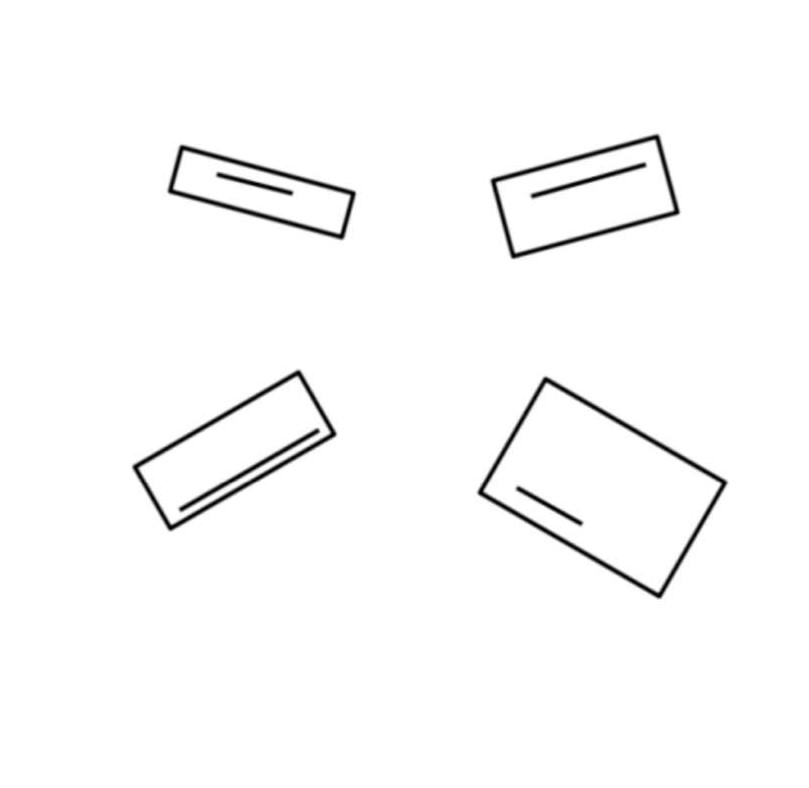
#> input picture img1.jpg, 809 x 788 px
$ python rectangle_alignment.py
#> lines starting #> are read from the running program, lines starting #| are printed output that depends on the picture
#!/usr/bin/env python
# coding: utf-8

# In[1]:


import numpy as np
import cv2 as cv
from scipy import ndimage


# In[2]:


#to read/load image
img1=cv.imread('img1.jpg')
#> img1 is the input picture: shape (788, 809, 3); min 0, max 255, mean 250.4


# In[3]:


#to see image
cv.imshow('orginal_image',img1)
cv.waitKey(0)
cv.destroyAllWindows()


# In[4]:


#shape of the image
print(img1.shape)
#| (788, 809, 3)


# In[5]:


#splitting image into 4 by using pixel values
rectangle1=img1[128:251,149:386] #pixel rows and columns
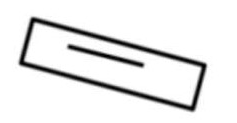
#> rectangle1: shape (123, 237, 3); min 0, max 255, mean 234.2
rectangle2=img1[115:289,466:707]
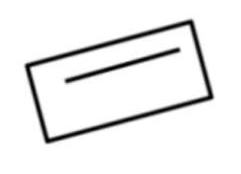
#> rectangle2: shape (174, 241, 3); min 0, max 255, mean 238.3
rectangle3=img1[360:563,102:350]
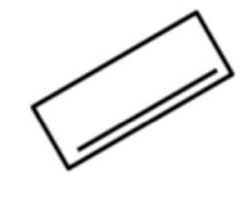
#> rectangle3: shape (203, 248, 3); min 0, max 255, mean 239.4
rectangle4=img1[351:604,461:740]
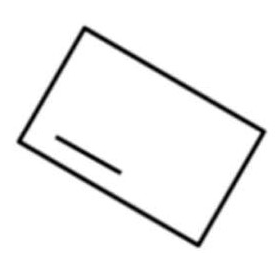
#> rectangle4: shape (253, 279, 3); min 0, max 255, mean 242.7


# In[6]:


#manually rotating image by degress
rot1=ndimage.rotate(rectangle1,17)
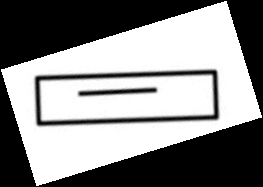
#> rot1: shape (187, 263, 3); min 0, max 255, mean 137
rot2=ndimage.rotate(rectangle2,345)
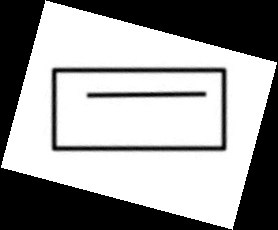
#> rot2: shape (230, 278, 3); min 0, max 255, mean 154.6
rot3=ndimage.rotate(rectangle3,-30)
rot4=ndimage.rotate(rectangle4,30)
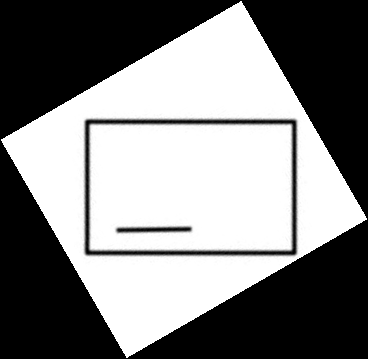
#> rot4: shape (359, 368, 3); min 0, max 255, mean 128.7

#rotated image dialog box
cv.imshow('rotated_rec1',rot1)
cv.imshow('rotated_rec2',rot2)
cv.imshow('rotated_rec3',rot3)
cv.imshow('rotated_rec4',rot4)
cv.waitKey(0)
cv.destroyAllWindows()
